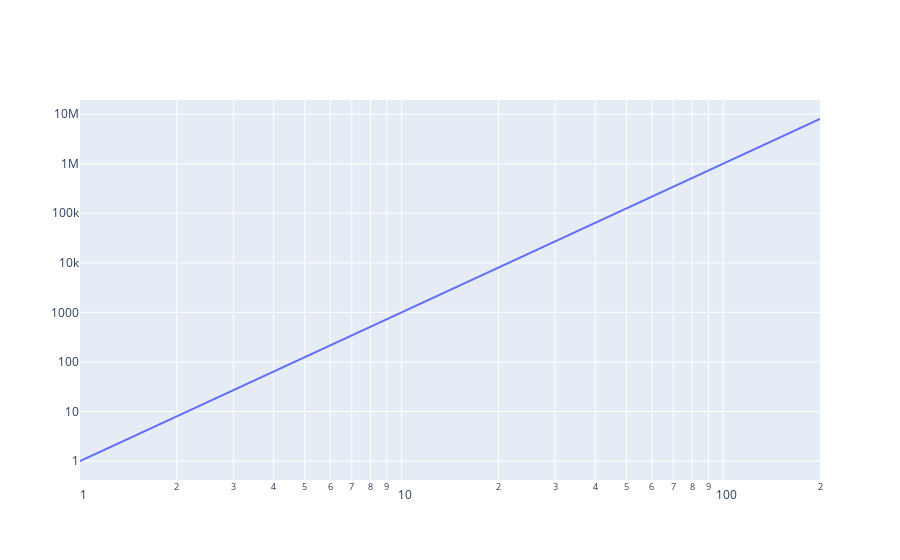

Here is the notebook cell this chart was saved with:
### Markdown cell above
3. log 스케일 지정하기

데이터의 범위가 너무 넓은 경우 log스케일로 축을 변환합니다.

```py
fig.update_xaxes(type="log")
fig.update_yaxes(type="log")
```

### Code cell
import plotly.graph_objects as go
import numpy as np

x = np.linspace(1, 200, 30)
fig = go.Figure(go.Scatter(x=x, y=x**3))

fig.update_xaxes(type="log")
fig.update_yaxes(type="log")

fig.show()

### Figure 1 — Plotly figure (JSON) as saved in the notebook; plotly's stock layout.template omitted (floating-point values rounded to 4 significant figures)
{"data": [{"type": "scatter", "x": [1, 7.862, 14.72, 21.59, 28.45, 35.31, 42.17, 49.03, 55.9, 62.76, 69.62, 76.48, 83.34, 90.21, 97.07, 103.9, 110.8, 117.7, 124.5, 131.4, 138.2, 145.1, 152.0, 158.8, 165.7, 172.6, 179.4, 186.3, 193.1, 200], "y": [1, 486.0, 3192.0, 10060.0, 23020.0, 44030.0, 75000.0, 117900.0, 174600.0, 247200.0, 337500.0, 447400.0, 578900.0, 734000.0, 914600.0, 1123000.0, 1360000.0, 1629000.0, 1931000.0, 2268000.0, 2642000.0, 3055000.0, 3509000.0, 4007000.0, 4549000.0, 5138000.0, 5775000.0, 6464000.0, 7204000.0, 8000000]}], "layout": {"xaxis": {"type": "log"}, "yaxis": {"type": "log"}}}
